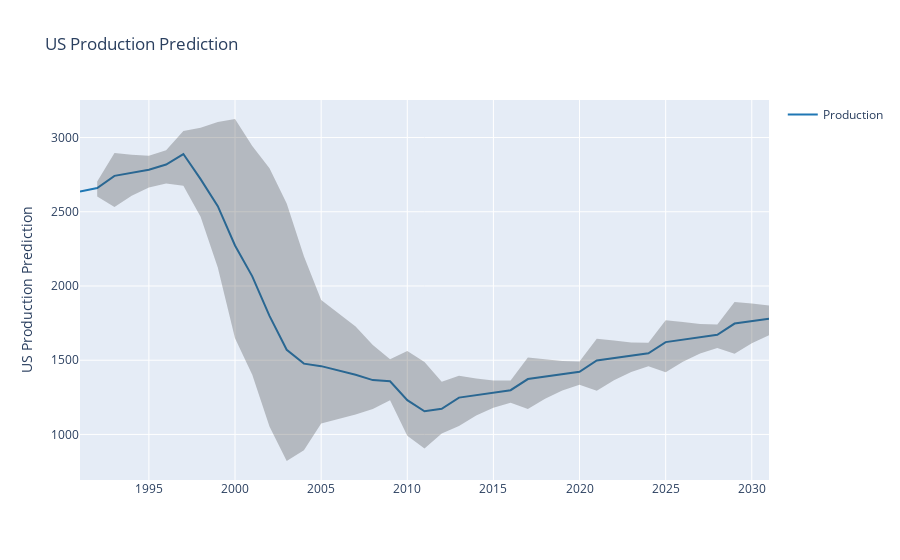

The notebook cell this image was saved under:
### Code cell
fig = go.Figure([
    go.Scatter(
        name='Production',
        x=df['year'],
        y=df['production'],
        mode='lines',
        line=dict(color='rgb(31, 119, 180)'),
    ),
    go.Scatter(
        name='Upper Bound',
        x=df['year'],
        y=df['ub'],
        mode='lines',
        marker=dict(color="#444"),
        line=dict(width=0),
        showlegend=False
    ),
    go.Scatter(
        name='Lower Bound',
        x=df['year'],
        y=df['lb'],
        marker=dict(color="#444"),
        line=dict(width=0),
        mode='lines',
        fillcolor='rgba(68, 68, 68, 0.3)',
        fill='tonexty',
        showlegend=False
    )
])
fig.update_layout(
    yaxis_title='US Production Prediction',
    title='US Production Prediction',
    hovermode="x"
)
fig.show()

### Figure 1 — Plotly figure (JSON) as saved in the notebook; plotly's stock layout.template omitted (floating-point values rounded to 4 significant figures)
{"data": [{"line": {"color": "rgb(31, 119, 180)"}, "mode": "lines", "name": "Production", "type": "scatter", "x": ["1991-01-01", "1992-01-01", "1993-01-01", "1994-01-01", "1995-01-01", "1996-01-01", "1997-01-01", "1998-01-01", "1999-01-01", "2000-01-01", "2001-01-01", "2002-01-01", "2003-01-01", "2004-01-01", "2005-01-01", "2007-01-01", "2008-01-01", "2009-01-01", "2010-01-01", "2011-01-01", "2012-01-01", "2013-01-01", "2014-01-01", "2015-01-01", "2016-01-01", "2017-01-01", "2018-01-01", "2019-01-01", "2020-01-01", "2021-01-01", "2022-01-01", "2023-01-01", "2024-01-01", "2025-01-01", "2026-01-01", "2027-01-01", "2028-01-01", "2029-01-01", "2030-01-01", "2031-01-01"], "y": [2636, 2660, 2742, 2762, 2783, 2818, 2889, 2720, 2538, 2273, 2065, 1799, 1570, 1477, 1460, 1402, 1366, 1358, 1231, 1156, 1173, 1248, 1264, 1281, 1298, 1373, 1389, 1405, 1422, 1498, 1514, 1530, 1547, 1622, 1638, 1655, 1671, 1747, 1763, 1779]}, {"line": {"width": 0}, "marker": {"color": "#444"}, "mode": "lines", "name": "Upper Bound", "showlegend": false, "type": "scatter", "x": ["1991-01-01", "1992-01-01", "1993-01-01", "1994-01-01", "1995-01-01", "1996-01-01", "1997-01-01", "1998-01-01", "1999-01-01", "2000-01-01", "2001-01-01", "2002-01-01", "2003-01-01", "2004-01-01", "2005-01-01", "2007-01-01", "2008-01-01", "2009-01-01", "2010-01-01", "2011-01-01", "2012-01-01", "2013-01-01", "2014-01-01", "2015-01-01", "2016-01-01", "2017-01-01", "2018-01-01", "2019-01-01", "2020-01-01", "2021-01-01", "2022-01-01", "2023-01-01", "2024-01-01", "2025-01-01", "2026-01-01", "2027-01-01", "2028-01-01", "2029-01-01", "2030-01-01", "2031-01-01"], "y": [null, 2704, 2896, 2885, 2878, 2914, 3045, 3066, 3104, 3125, 2943, 2793, 2555, 2201, 1905, 1727, 1603, 1506, 1562, 1488, 1355, 1395, 1376, 1364, 1364, 1519, 1508, 1494, 1492, 1644, 1633, 1619, 1617, 1769, 1758, 1744, 1741, 1893, 1882, 1868]}, {"fill": "tonexty", "fillcolor": "rgba(68, 68, 68, 0.3)", "line": {"width": 0}, "marker": {"color": "#444"}, "mode": "lines", "name": "Lower Bound", "showlegend": false, "type": "scatter", "x": ["1991-01-01", "1992-01-01", "1993-01-01", "1994-01-01", "1995-01-01", "1996-01-01", "1997-01-01", "1998-01-01", "1999-01-01", "2000-01-01", "2001-01-01", "2002-01-01", "2003-01-01", "2004-01-01", "2005-01-01", "2007-01-01", "2008-01-01", "2009-01-01", "2010-01-01", "2011-01-01", "2012-01-01", "2013-01-01", "2014-01-01", "2015-01-01", "2016-01-01", "2017-01-01", "2018-01-01", "2019-01-01", "2020-01-01", "2021-01-01", "2022-01-01", "2023-01-01", "2024-01-01", "2025-01-01", "2026-01-01", "2027-01-01", "2028-01-01", "2029-01-01", "2030-01-01", "2031-01-01"], "y": [null, 2603, 2533, 2608, 2663, 2690, 2675, 2467, 2124, 1648, 1402, 1053, 821, 893, 1073, 1135, 1172, 1230, 991, 905, 1006, 1057, 1127, 1179, 1214, 1171, 1241, 1296, 1334, 1295, 1365, 1420, 1459, 1419, 1489, 1545, 1583, 1544, 1614, 1669]}], "layout": {"hovermode": "x", "title": {"text": "US Production Prediction"}, "yaxis": {"title": {"text": "US Production Prediction"}}}}
